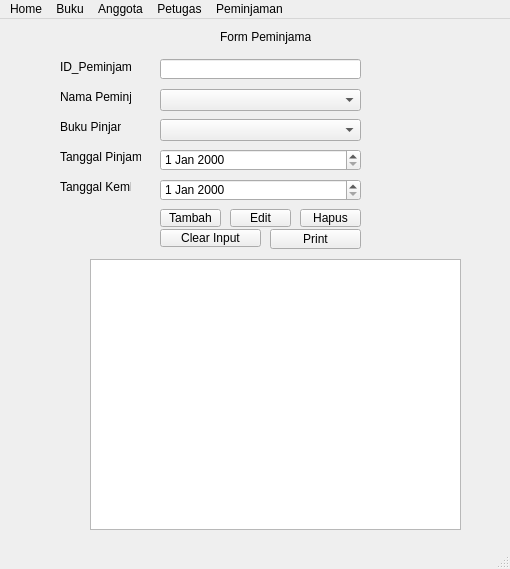
<?xml version="1.0" encoding="UTF-8"?>
<ui version="4.0">
 <class>MainWindow</class>
 <widget class="QMainWindow" name="MainWindow">
  <property name="geometry">
   <rect>
    <x>0</x>
    <y>0</y>
    <width>510</width>
    <height>569</height>
   </rect>
  </property>
  <property name="windowTitle">
   <string>MainWindow</string>
  </property>
  <widget class="QWidget" name="centralwidget">
   <widget class="QTableWidget" name="tableWidget">
    <property name="geometry">
     <rect>
      <x>90</x>
      <y>240</y>
      <width>371</width>
      <height>271</height>
     </rect>
    </property>
   </widget>
   <widget class="QLabel" name="label">
    <property name="geometry">
     <rect>
      <x>220</x>
      <y>10</y>
      <width>91</width>
      <height>16</height>
     </rect>
    </property>
    <property name="text">
     <string>Form Peminjaman</string>
    </property>
   </widget>
   <widget class="QLabel" name="label_2">
    <property name="geometry">
     <rect>
      <x>60</x>
      <y>40</y>
      <width>71</width>
      <height>16</height>
     </rect>
    </property>
    <property name="text">
     <string>ID_Peminjaman</string>
    </property>
   </widget>
   <widget class="QLabel" name="label_3">
    <property name="geometry">
     <rect>
      <x>60</x>
      <y>70</y>
      <width>71</width>
      <height>16</height>
     </rect>
    </property>
    <property name="text">
     <string>Nama Peminjam</string>
    </property>
   </widget>
   <widget class="QLabel" name="label_4">
    <property name="geometry">
     <rect>
      <x>60</x>
      <y>100</y>
      <width>61</width>
      <height>16</height>
     </rect>
    </property>
    <property name="text">
     <string>Buku Pinjam</string>
    </property>
   </widget>
   <widget class="QLabel" name="label_5">
    <property name="geometry">
     <rect>
      <x>60</x>
      <y>130</y>
      <width>81</width>
      <height>16</height>
     </rect>
    </property>
    <property name="text">
     <string>Tanggal Pinjam</string>
    </property>
   </widget>
   <widget class="QLabel" name="label_6">
    <property name="geometry">
     <rect>
      <x>60</x>
      <y>160</y>
      <width>71</width>
      <height>16</height>
     </rect>
    </property>
    <property name="text">
     <string>Tanggal Kembali</string>
    </property>
   </widget>
   <widget class="QLineEdit" name="lineEdit">
    <property name="geometry">
     <rect>
      <x>160</x>
      <y>40</y>
      <width>201</width>
      <height>20</height>
     </rect>
    </property>
   </widget>
   <widget class="QComboBox" name="comboBox">
    <property name="geometry">
     <rect>
      <x>160</x>
      <y>70</y>
      <width>201</width>
      <height>22</height>
     </rect>
    </property>
   </widget>
   <widget class="QComboBox" name="comboBox_2">
    <property name="geometry">
     <rect>
      <x>160</x>
      <y>100</y>
      <width>201</width>
      <height>22</height>
     </rect>
    </property>
   </widget>
   <widget class="QDateEdit" name="dateEdit">
    <property name="geometry">
     <rect>
      <x>160</x>
      <y>130</y>
      <width>201</width>
      <height>22</height>
     </rect>
    </property>
   </widget>
   <widget class="QDateEdit" name="dateEdit_2">
    <property name="geometry">
     <rect>
      <x>160</x>
      <y>160</y>
      <width>201</width>
      <height>22</height>
     </rect>
    </property>
   </widget>
   <widget class="QPushButton" name="pushButton">
    <property name="geometry">
     <rect>
      <x>160</x>
      <y>190</y>
      <width>61</width>
      <height>18</height>
     </rect>
    </property>
    <property name="text">
     <string>Tambah</string>
    </property>
   </widget>
   <widget class="QPushButton" name="pushButton_2">
    <property name="geometry">
     <rect>
      <x>230</x>
      <y>190</y>
      <width>61</width>
      <height>18</height>
     </rect>
    </property>
    <property name="text">
     <string>Edit</string>
    </property>
   </widget>
   <widget class="QPushButton" name="pushButton_3">
    <property name="geometry">
     <rect>
      <x>300</x>
      <y>190</y>
      <width>61</width>
      <height>18</height>
     </rect>
    </property>
    <property name="text">
     <string>Hapus</string>
    </property>
   </widget>
   <widget class="QPushButton" name="pushButton_4">
    <property name="geometry">
     <rect>
      <x>160</x>
      <y>210</y>
      <width>101</width>
      <height>18</height>
     </rect>
    </property>
    <property name="text">
     <string>Clear Input</string>
    </property>
   </widget>
   <widget class="QPushButton" name="pushButton_5">
    <property name="geometry">
     <rect>
      <x>270</x>
      <y>210</y>
      <width>91</width>
      <height>20</height>
     </rect>
    </property>
    <property name="text">
     <string>Print</string>
    </property>
   </widget>
  </widget>
  <widget class="QMenuBar" name="menubar">
   <property name="geometry">
    <rect>
     <x>0</x>
     <y>0</y>
     <width>510</width>
     <height>17</height>
    </rect>
   </property>
   <widget class="QMenu" name="menuHome">
    <property name="title">
     <string>Home</string>
    </property>
   </widget>
   <widget class="QMenu" name="menuBuku">
    <property name="title">
     <string>Buku</string>
    </property>
   </widget>
   <widget class="QMenu" name="menuAnggota">
    <property name="title">
     <string>Anggota</string>
    </property>
   </widget>
   <widget class="QMenu" name="menuPetugas">
    <property name="title">
     <string>Petugas</string>
    </property>
   </widget>
   <widget class="QMenu" name="menuPeminjaman">
    <property name="title">
     <string>Peminjaman</string>
    </property>
   </widget>
   <addaction name="menuHome"/>
   <addaction name="menuBuku"/>
   <addaction name="menuAnggota"/>
   <addaction name="menuPetugas"/>
   <addaction name="menuPeminjaman"/>
  </widget>
  <widget class="QStatusBar" name="statusbar"/>
 </widget>
 <resources/>
 <connections/>
</ui>
